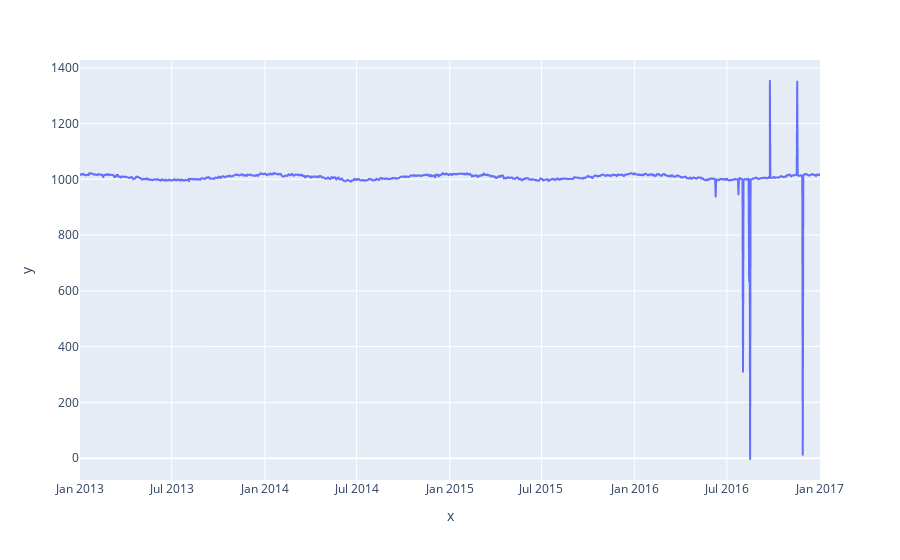

This figure's notebook cell:
### Code cell
px.line(x=df.index, y=df.meanpressure)

### Figure 1 — Plotly figure (JSON) as saved in the notebook; plotly's stock layout.template omitted (floating-point values rounded to 4 significant figures; data arrays with more than 128 entries replaced by an {"elided": "..."} marker saying what was removed)
{"data": [{"hovertemplate": "x=%{x}<br>y=%{y}<extra></extra>", "legendgroup": "", "line": {"color": "#636efa", "dash": "solid"}, "marker": {"symbol": "circle"}, "mode": "lines", "name": "", "showlegend": false, "type": "scattergl", "x": {"elided": "1462 str values"}, "xaxis": "x", "y": {"elided": "1462 float values"}, "yaxis": "y"}], "layout": {"legend": {"tracegroupgap": 0}, "margin": {"t": 60}, "xaxis": {"anchor": "y", "domain": [0, 1], "title": {"text": "x"}}, "yaxis": {"anchor": "x", "domain": [0, 1], "title": {"text": "y"}}}}
